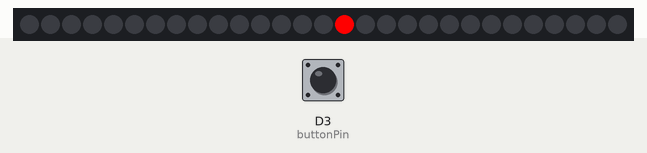
Recording of a sketch running on a simulated Particle Photon. Parts: 29 RGB LEDs in strip order, left to right. Inputs (shaded band) come from the test bench; at power-on: D3 (buttonPin) HIGH.

Above: at 0.1 s.
At 6.0 s:
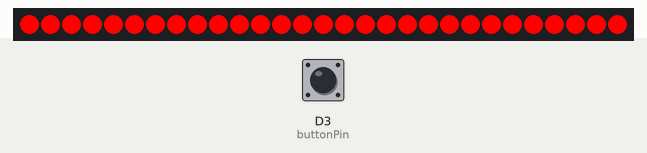

The sketch:

neopixel_1.ino
```cpp
// SKILLS DEV 3
// This #include statement was automatically added by the Particle IDE.
#include <neopixel.h>

// This #include statement was automatically added by the Particle IDE.
#include <neopixel.h>

#define PIXEL_PIN A5                                        // IMPORTANT: Set pixel COUNT, PIN and TYPE
#define PIXEL_COUNT 29
#define PIXEL_TYPE WS2812

Adafruit_NeoPixel strip = Adafruit_NeoPixel(PIXEL_COUNT, PIXEL_PIN, PIXEL_TYPE);

int neoPixel = A5;
int buttonPin = D3;
int brightness = 0;
unsigned long now = 0;
unsigned long lastPublish = 0;
unsigned long lastFade = 0;

int ledsHalfOff = 1 * 60 * 1000; // 1 minute
int ledsRed = 30 * 1000; // 30 seconds
int ledsFlash15s = 15 * 1000; // 15 seconds
int ledsFlashFiveTimes = 0 * 1000;  // Zero seconds

uint16_t i;
uint32_t c = strip.Color( 255, 0, 0 );
uint32_t d = strip.Color( 0, 0, 0 );

void setup()
{

    pinMode( buttonPin, INPUT_PULLUP); // sets pin as input
    pinMode( neoPixel, OUTPUT );

    strip.begin();
    strip.show();   // Initialize all pixels to 'off'
    strip.numPixels();  // find the number of pixels

}

void loop() {

    int buttonState = digitalRead( buttonPin );
    brightness = strip.Color(255, 255, 255);

    unsigned long now = millis();
	if ((now - lastPublish) >= 1000)
	{
		lastPublish = now;
		Particle.publish( "start", String(now));
	}

    if( buttonState == LOW && ((now - lastPublish) >= 10000))
    {

        lastPublish = now;
		Particle.publish( "brightness", String(now));

        digitalWrite( neoPixel, HIGH);  // turn the LED On
        for(i=0; i < strip.numPixels(); ++i) // incrememnt up
        {
        strip.setPixelColor(i, c ); // pixel number, brightness
		strip.show();
		delay( 100 );
        }
    }


    if ((now + ledsHalfOff) >= 6000)
	{
		lastPublish = now;
		Particle.publish( "leds half off", String(now));

    for(i=0; i < strip.numPixels(); ++i) // incrememnt up
    {
        strip.setPixelColor((29-14), c );
		strip.show();
		delay( 100 );

		strip.setPixelColor((13-0), d );
		strip.show();
		delay( 100 );
    }
	}


    if((now + ledsRed) >= 9000)
	{
		lastPublish = now;
		Particle.publish( "leds red", String(now));

    for(i=0; i < strip.numPixels(); ++i)
    {
        strip.setPixelColor(i, c ); // pixel number, brightness
		strip.show();
		delay( 0 );
    }
	}

    if ((now + ledsFlash15s) >= 10500)
	{
		lastPublish = now;
		Particle.publish( "flash 15", String(now));

   for(i=0; i < 5; ++i)
    {
        digitalWrite( neoPixel, HIGH);
        strip.show();
	    delay( 50 );

        digitalWrite( neoPixel, LOW);
        strip.show();
	    delay( 50 );
    }
	}
}
```
